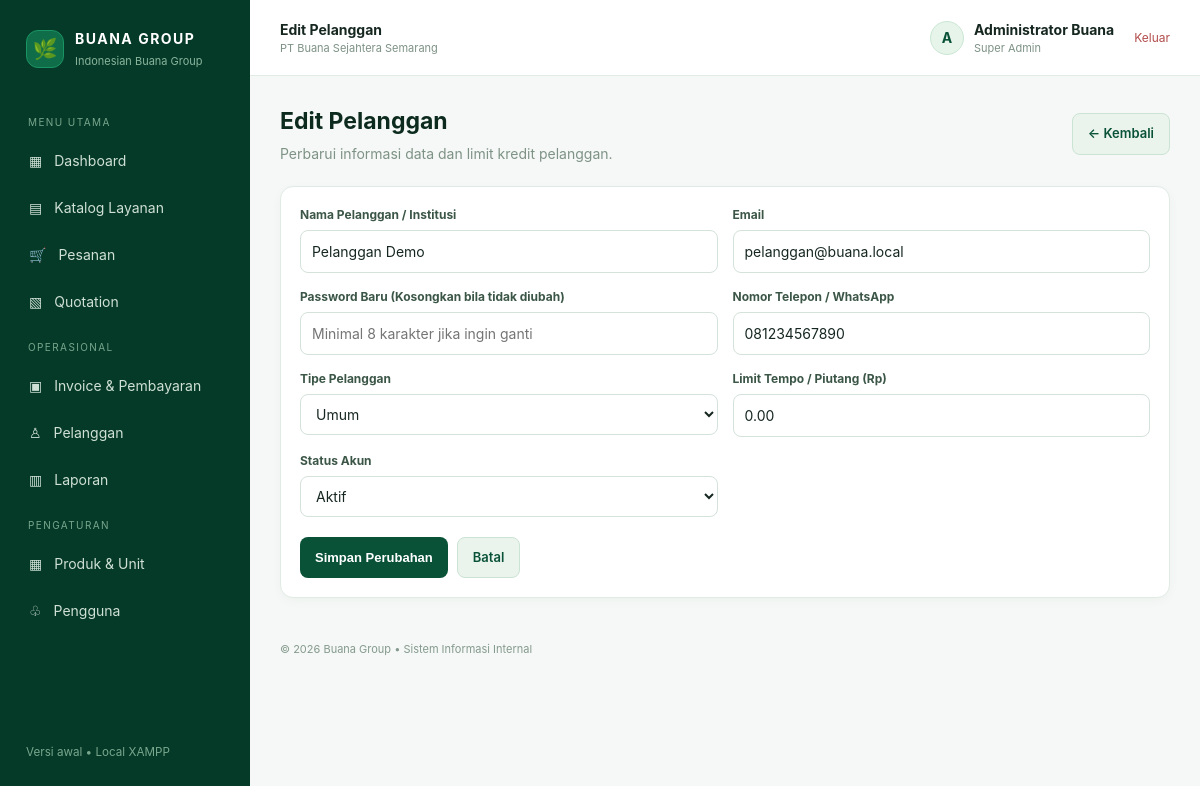
The page /customer_edit.php?id=2 (signed in) on the database its author committed.
### tables this page shows
CREATE TABLE users (
 id INT AUTO_INCREMENT PRIMARY KEY,
 name VARCHAR(120) NOT NULL,
 email VARCHAR(160) NOT NULL UNIQUE,
 password VARCHAR(255) NOT NULL,
 role ENUM('super_admin','admin_unit','keuangan','operasional','customer') NOT NULL DEFAULT 'customer',
 phone VARCHAR(40) NULL,
 customer_type ENUM('umum','institusi') NOT NULL DEFAULT 'umum',
 credit_limit DECIMAL(15,2) NOT NULL DEFAULT 0,
 is_active TINYINT(1) NOT NULL DEFAULT 1,
 created_at TIMESTAMP DEFAULT CURRENT_TIMESTAMP
);

### includes/functions.php (called while the page is built, shortened)
<?php
function e($v): string { return htmlspecialchars((string)$v, ENT_QUOTES, 'UTF-8'); }

### customer_edit.php (the view, shortened to what this page needs)
<?php
require_once 'includes/functions.php';
$pdo = db();
$id = (int)($_GET['id'] ?? 0);
$st = $pdo->prepare("SELECT * FROM users WHERE id=? AND role='customer'");
$st->execute([$id]);
$cust = $st->fetch();
include 'includes/header.php';
?>
<div class="page-head">
  <div>
    <h1>Edit Pelanggan</h1>
    <p class="sub">Perbarui informasi data dan limit kredit pelanggan.</p>
  </div>
  <a class="btn secondary" href="customers.php">← Kembali</a>
</div>
<div class="card form-card">
  <form method="post">
    <div class="form-grid">
      <div class="field">
        <label>Nama Pelanggan / Institusi</label>
        <input name="name" required value="<?=e($_POST['name'] ?? $cust['name'])?>">
      </div>
      <div class="field">
        <label>Email</label>
        <input type="email" name="email" required value="<?=e($_POST['email'] ?? $cust['email'])?>">
      </div>
      <div class="field">
        <label>Password Baru (Kosongkan bila tidak diubah)</label>
        <input type="password" name="password" minlength="8" placeholder="Minimal 8 karakter jika ingin ganti">
      </div>
      <div class="field">
        <label>Nomor Telepon / WhatsApp</label>
        <input name="phone" value="<?=e($_POST['phone'] ?? $cust['phone'])?>">
      </div>
      <div class="field">
        <label>Tipe Pelanggan</label>
        <?php $curType = $_POST['customer_type'] ?? $cust['customer_type']; ?>
        <select name="customer_type">
          <option value="umum" <?=$curType === 'umum' ? 'selected' : ''?>>Umum</option>
        </select>
      </div>
      <div class="field">
        <label>Limit Tempo / Piutang (Rp)</label>
        <input type="number" name="credit_limit" min="0" step="1000" value="<?=e($_POST['credit_limit'] ?? $cust['credit_limit'])?>">
      </div>
      <div class="field">
        <label>Status Akun</label>
        <?php $curActive = (int)($_POST['is_active'] ?? $cust['is_active']); ?>
        <select name="is_active">
          <option value="1" <?=$curActive === 1 ? 'selected' : ''?>>Aktif</option>
        </select>
      </div>
    </div>
    <div class="form-actions">
      <button class="btn" type="submit">Simpan Perubahan</button>
      <a class="btn secondary" href="customers.php">Batal</a>
    </div>
  </form>
</div>
<?php include 'includes/footer.php'; ?>

### assets/style.css (style rules this page uses)
* { box-sizing:border-box }
body { margin:0;background:#f5f8f6;color:#162720;font:14px/1.5 Inter,Segoe UI,Arial,sans-serif }
.page-head { display:flex;justify-content:space-between;align-items:center;gap:15px;margin-bottom:22px }
.page-head h1 { font-size:23px;margin:0 0 4px;color:#0c2b1e }
.sub { color:#7e9286;margin:0 }
.btn { display:inline-flex;align-items:center;justify-content:center;gap:7px;background:#095238;color:white;border:0;border-radius:8px;padding:10px 15px;text-decoration:none;font-weight:600;cursor:pointer;font-size:13px;transition:background .15s }
.btn.secondary { background:#eaf4ed;color:#095238;border:1px solid #cbe3d3 }
.card { background:white;border:1px solid #e1ebe5;border-radius:13px;padding:19px;box-shadow:0 3px 12px rgba(6,58,40,.03) }
.form-card { max-width:900px }
.form-grid { display:grid;grid-template-columns:repeat(2,minmax(0,1fr));gap:15px }
.field { display:flex;flex-direction:column;gap:6px }
label { font-size:12px;font-weight:650;color:#3b5647 }
input,select,textarea { width:100%;border:1px solid #d4e2da;border-radius:8px;padding:10px 11px;font:inherit;background:#fff;color:#162720;outline:none }
.form-actions { display:flex;gap:9px;margin-top:20px }

### rows shown on the page
users: name "Pelanggan Demo", email "pelanggan@buana.local", phone "081234567890", customer_type "Umum", credit_limit "0.00", is_active "Aktif"

### other values the page prints
$title "Edit Pelanggan"
substr($me['name'],0,1) "A"
$me['name'] "Administrator Buana"
str_replace('_',' ',$me['role']) "Super Admin"
